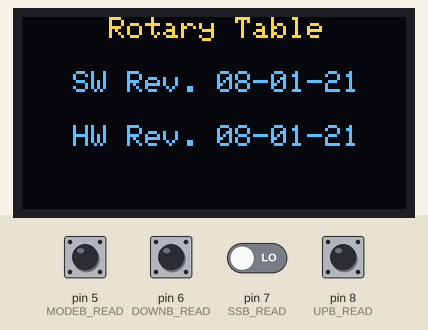
Bench run of a sketch on a simulated Arduino Uno, built with avr-gcc and run on an emulated ATmega328P. Shown: 128×64 one-colour display. The inputs (shaded band) are chosen by the test bench; at power-on: pin 5 (MODEB_READ), pin 6 (DOWNB_READ), pin 7 (SSB_READ), pin 8 (UPB_READ) LOW. The OLED is the two-colour kind (top 16 rows yellow); what the sketch prints to the serial monitor is not drawn.

Above: at 1.2 s.
1.3 s: pin 5 (MODEB_READ) pulled HIGH for 1 s
At 3.4 s:
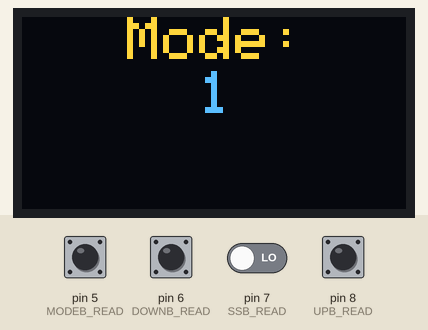
3.9 s: pin 6 (DOWNB_READ) pulled HIGH for 0.15 s
At 5.1 s:
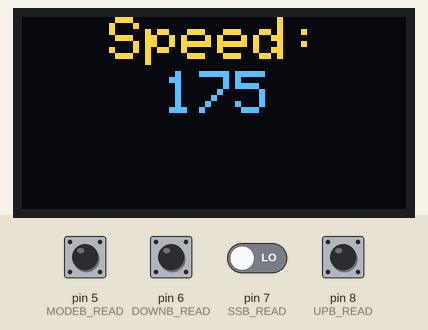
5.5 s: pin 8 (UPB_READ) pulled HIGH for 0.15 s
At 6.5 s:
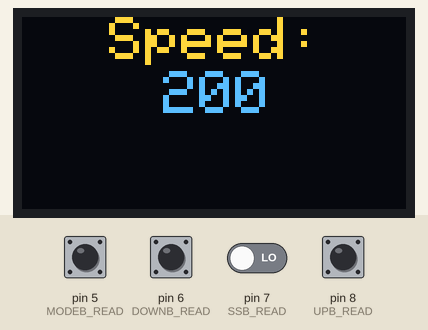
7.1 s: pin 6 (DOWNB_READ) pulled HIGH for 1 s
At 8.3 s:
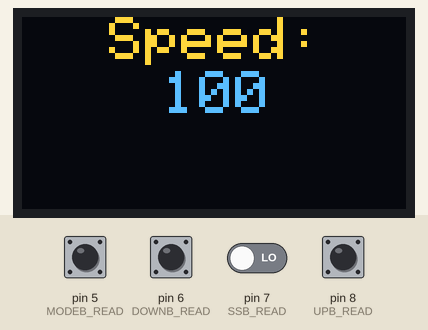
9.6 s: pin 5 (MODEB_READ) pulled HIGH for 0.15 s
At 10.4 s:
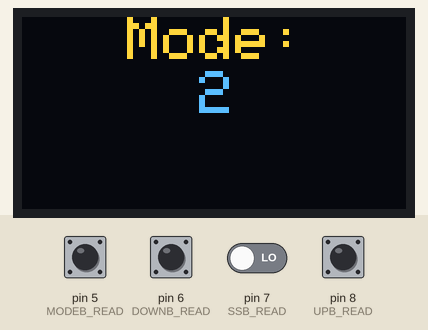
11.3 s: pin 8 (UPB_READ) pulled HIGH for 1 s
At 12.7 s:
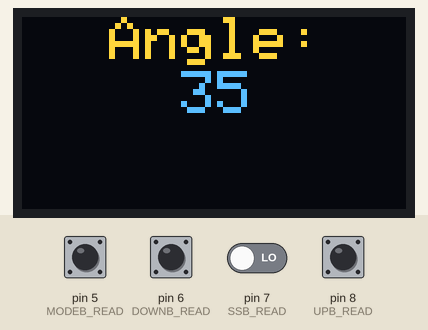
Timing chart, 0 to 14.3 s (numbered marks = the images above; inputs shaded):
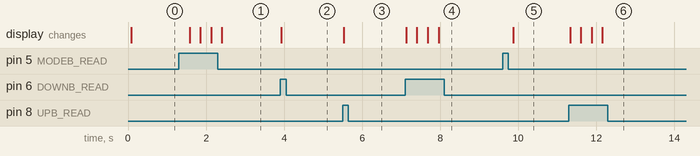

Measured:
- after the input at 1.3 s, the display: first changes after 0.28 s (image 1 shows a later state)
- after the input at 3.9 s, the display: changes at once (image 2)
- after the input at 5.5 s, the display: changes at once (image 3)
- after the input at 7.1 s, the display: first changes at once (image 4 shows a later state)
- after the input at 9.6 s, the display: changes after 0.28 s (image 5)
- after the input at 11.3 s, the display: first changes at once (image 6 shows a later state)

The sketch:

Motor_Driver_Add_Button_Control-08-05.ino
```cpp
#include <AccelStepper.h>

#include <Adafruit_SSD1306.h>
#define SCREEN_WIDTH 128 // OLED display width, in pixels
#define SCREEN_HEIGHT 64 // OLED display height, in pixels
#define OLED_RESET     -1 // Reset pin # (or -1 if sharing Arduino reset pin)
#define SSB_READ 7 // START STOP BUTTON PIN 6
#define MODEB_READ 5 // MODE BUTTON PIN 8
#define UPB_READ 8 // UP BUTTON PIN (SPEED / ANGLE)5
#define DOWNB_READ  6 // DOWN BUTTON PIN (SPEED / ANGLE) 7

int  incrementor = 25;
int  angler  =15;

byte SSB = 0; // Start / Stop button Variable
byte MODEB = 0; // Mode button variable
byte UPB = 0; // Up button variable
byte DOWNB = 0; // Down button variable
byte MODE = 1; // Mode button variable
int speeder = 200; // Default speed.

int stepsfromangle = 0;
int angleincrement = 5;
int stepsper5deg = 63;
int maxspeeder = 1000;
int maxangle = 360;

Adafruit_SSD1306 display(SCREEN_WIDTH, SCREEN_HEIGHT, &Wire, OLED_RESET);
AccelStepper stepper(AccelStepper::DRIVER, 10, 11);
void updatescreen(String s1, String s2 ="",String s3 ="", int ts = 2);

void setup()
{
  pinMode(SSB_READ, INPUT);
  pinMode(MODEB_READ, INPUT);
  pinMode(UPB_READ, INPUT);
  pinMode(DOWNB_READ, INPUT);

  stepper.setEnablePin(9);
  stepper.setPinsInverted(false,false,true);
  stepper.disableOutputs();
  stepper.setMaxSpeed(maxspeeder);
  stepper.setAcceleration(1500);
  Serial.begin(115200); //Open Serial connection for debugging
  Serial.println("Begin motor control");

  if(!display.begin(SSD1306_SWITCHCAPVCC, 0x3C)) { // Address 0x3D for 128x64
    Serial.println(F("SSD1306 allocation failed"));
    for(;;); // Don't proceed, loop forever
  }
  display.clearDisplay();
  display.display();
  updatescreen("Rotary Table","SW Rev. 08-01-21","HW Rev. 08-01-21",1);
}

void loop()
{
//Serial.println("Reading Buttons...");
readbuttons();

}
void gotoangle(int angletarg)

{
  stepsfromangle = angler * stepsper5deg / 5;
  int newpos = stepper.currentPosition()+stepsfromangle;
  stepper.enableOutputs();
 // delay(50);
  while (stepper.currentPosition() != newpos)

{
 if (stepper.distanceToGo() == 0)
  {
    stepper.moveTo(newpos);
  }
  stepper.run();
}
  stepper.disableOutputs();
  delay(50);
  updatescreen("Tot.Angle:",String(stepper.currentPosition()/stepsper5deg*5));
 }

void gotospeed (long speed1)
{
  while (digitalRead(SSB_READ)== 0)
  {
  stepper.enableOutputs();
  stepper.setSpeed(speed1);
  stepper.runSpeed();
  }
  //Serial.println("Completed speed...");
  stepper.disableOutputs();
  delay(250);
}

void readbuttons()
{
  int SSB_LAST = SSB;
  int MODEB_LAST = MODEB;
  int UPB_LAST = UPB;
  int DOWNB_LAST = DOWNB;

  SSB = digitalRead(SSB_READ);
  MODEB = digitalRead(MODEB_READ);
  UPB = digitalRead(UPB_READ);
  DOWNB = digitalRead(DOWNB_READ);

  if (SSB == 1)
  {
    while (digitalRead(SSB_READ) == 1)
    {
    delay(0);
    }
    switch(MODE)
    {
      case 1:
      delay(250);
      updatescreen("Speed:",String(speeder));
      gotospeed(speeder);
      break;
      case 2:
      gotoangle(angler);
      break;
    }
  }
    if (MODEB == 1)
  {
     switch(MODE)
    {
      case 1:

      delay(250);
      MODE = 2;
      stepper.setCurrentPosition(0);
      updatescreen("Mode:" ,String(MODE));
      break;
      case 2:

      delay(250);
      MODE=1;
      updatescreen("Mode:" ,String(MODE));
      break;
    }
  }
    if (UPB==1)
  {
     switch(MODE)
    {
      case 1:
      speeder = speeder + incrementor;
            if (speeder > maxspeeder)
      {
        speeder = maxspeeder;
      }
      updatescreen("Speed:", String(speeder));
      delay(250);
      break;
      case 2:
      angler = angler + angleincrement;
       if (angler > maxangle)
      {
        angler= maxangle;
      }
      stepper.setCurrentPosition(0);
      updatescreen("Angle:",String(angler));
      delay(250);
      break;
    }
  }
    if (DOWNB==1)
  {
     switch(MODE)
    {
       case 1:
      speeder = speeder - incrementor;
      if (speeder < -maxspeeder)
      {
        speeder = -maxspeeder;
      }

      updatescreen("Speed:", String(speeder));
      delay(250);
      break;
      case 2:
      angler = angler - angleincrement;
       if (angler < -maxangle)
      {
        angler= -maxangle;
      }
      stepper.setCurrentPosition(0);
      updatescreen("Angle:", String(angler));
      delay(250);
      break;
    }
  }
}

void updatescreen(String s1, String s2 ="",String s3 ="", int ts = 2)
{
  byte ls1 = s1.length();
  byte ls2 = s2.length();
  byte ls3 = s3.length();
  display.clearDisplay();
  display.setTextSize(ts); // Draw 2X-scale text
  display.setTextColor(WHITE);
  display.setCursor(64-(((6*ts*ls1)-ts)/2), 0);
  display.println(s1);
  display.setCursor(64-(((6*ts*ls2)-ts)/2), 18);
  display.println(s2);
  display.setCursor(64-(((6*ts*ls3)-ts)/2), 36);
  display.println(s3);
  display.display();
}
```
